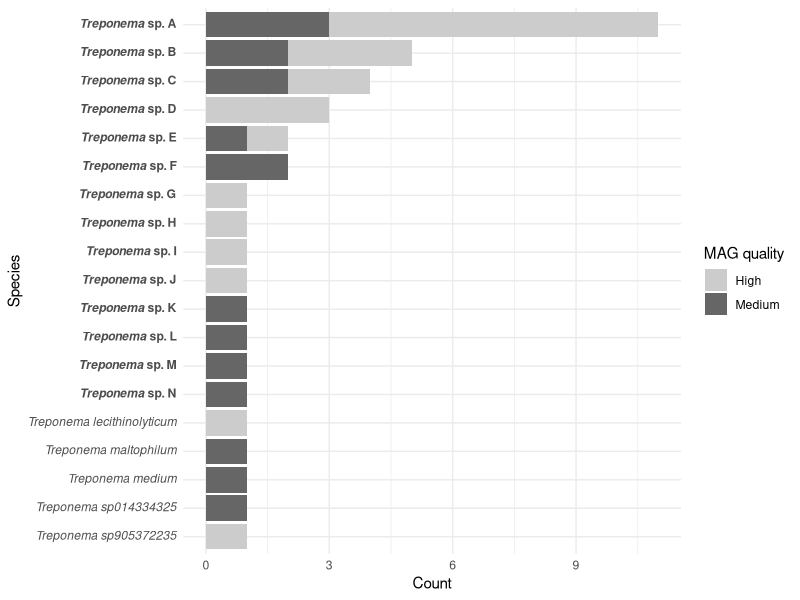

Write the R code that produced this figure.
# Noma Metagenomics: Recovery and analysis of Treponema MAGs from noma samples - Figure 4A
# By: Angus M. O'Ferrall
# Shotgun metagenomic analysis of the oral microbiomes of children with noma reveals a novel disease-associated organism
# Michael Olaleye, Angus M O’Ferrall, Richard N Goodman, Deogracia W Kabila, Miriam Peters, Gregoire Falq, Joseph Samuel, Donal Doyle, Diana Gomez, Gbemisola Oloruntuyi, Shafiu Isah, Adeniyi S Adetunji, Elise N Farley, Nicholas J Evans, Mark Sherlock, Adam P Roberts, Mohana Amirtharajah, Stuart Ainsworth

# Load packages
library(tidyverse)
library(ggplot2)
library(ggtext)

# Import MAG data
MAG_data <- read.csv("../data/Treponema_MAG_data.csv")

# Preprocess metadata: italicize species selectively
italicize_terms <- function(species_name) {
  # Italicize specific species names
  species_name <- gsub("Spirochaeta thermophila", "*Spirochaeta thermophila*", species_name, ignore.case = TRUE)
  species_name <- gsub("Treponema maltophilum", "*Treponema maltophilum*", species_name, ignore.case = TRUE)
  species_name <- gsub("Treponema denticola", "*Treponema denticola*", species_name, ignore.case = TRUE)
  species_name <- gsub("Treponema medium", "*Treponema medium*", species_name, ignore.case = TRUE)
  species_name <- gsub("Treponema parvum", "*Treponema parvum*", species_name, ignore.case = TRUE)
  species_name <- gsub("Treponema lecithinolyticum", "*Treponema lecithinolyticum*", species_name, ignore.case = TRUE)
  species_name <- gsub("Treponema socranskii", "*Treponema socranskii*", species_name, ignore.case = TRUE)
  species_name <- gsub("Treponema sp905372235", "*Treponema sp905372235*", species_name, ignore.case = TRUE)
  species_name <- gsub("Treponema sp014334325", "*Treponema sp014334325*", species_name, ignore.case = TRUE)
  
  # If "sp." is in the species name, italicize "Treponema" and bold the whole name (for novel species)
  if (grepl("sp\\.", species_name, ignore.case = TRUE)) {
    # Italicize "Treponema" and add bold formatting for the whole name
    species_name <- gsub("Treponema", "*Treponema*", species_name, ignore.case = TRUE)
    species_name <- paste0("**", species_name, "**")  # Wrap the entire name in bold
  }
  
  return(species_name)
}

# Apply the italicization function to the metadata
MAG_data <- MAG_data %>%
  mutate(Species = sapply(Species, italicize_terms))  # Italicize species selectively

# Plot the species of medium & high quality Treponema MAGs
Treponema_MAG_plot <- ggplot(mapping = aes(x = fct_rev(fct_infreq(Species)), fill = Quality), data = MAG_data) +
  geom_bar() +
  theme_minimal() +
  labs(x = "Species", y = "Count", fill = "MAG quality") +
  coord_flip() +
  theme(axis.text.y = element_markdown()) +  # Enable Markdown rendering for y-axis labels
  scale_fill_manual(
    values = c(
      "High" = "#CCCCCC",  # Light Gray
      "Medium" = "#666666" # Dark Gray
    )
  )

# Save the plot
ggsave("../imgs/Figure_4A.png", plot = Treponema_MAG_plot, width = 5, height = 4, dpi = 600)
